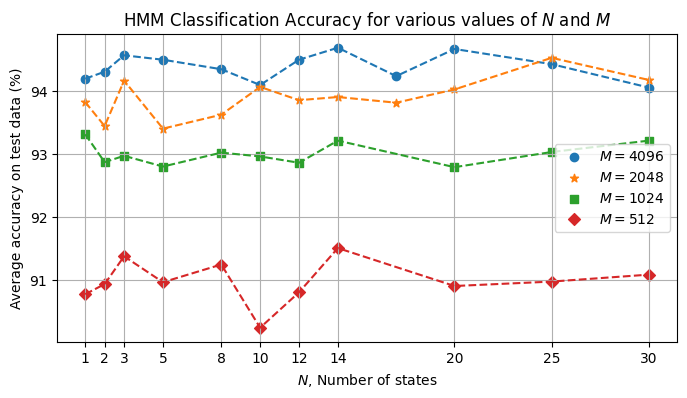

This figure's Python source:
# coding=utf-8
import pandas as pd
import matplotlib.pyplot as plt

# RUN:
#   python3 ./hmm-scatter.py hmm-summary-t0.csv


def plot_csv(filename):
    df = pd.read_csv(filename, comment='#')
    # print(df)

    # just enough markers (we don't have many different M values)
    markers = ['o', '*', 's', 'D', '^', '>', '1', '2', '3', '4', '|', '_']
    marker_index = 0

    fig = plt.figure(figsize=(8, 4))

    # only consider I=1
    rows_by_I = df.loc[df['I'] == 1]

    for m in [4096, 2048, 1024, 512]:
      rows = rows_by_I.loc[rows_by_I['M'] == m]
      ns = rows['N']
      avgAcs = rows['Test avgAc']

      plt.plot(ns, avgAcs, linestyle='--')
      plt.scatter(ns, avgAcs, label='$M={}$'.format(m), marker=markers[marker_index])
      marker_index += 1
      plt.xticks(ns)
      plt.grid(True)

    # plt.title(title)
    plt.legend(loc='best')  # lower right
    plt.ylabel('Average accuracy on test data (%)')
    plt.xlabel('$N$, Number of states')
    plt.title('HMM Classification Accuracy')

    fig.savefig('hmm-scatter.png', bbox_inches='tight')
    # plt.show(block=True)


if __name__ == "__main__":
    from sys import argv
    if len(argv) < 2:
        print('USAGE: hmm-scatter.py <csv-filename>')
        exit(1)

    csv_filename = argv[1]
    plot_csv(csv_filename)
